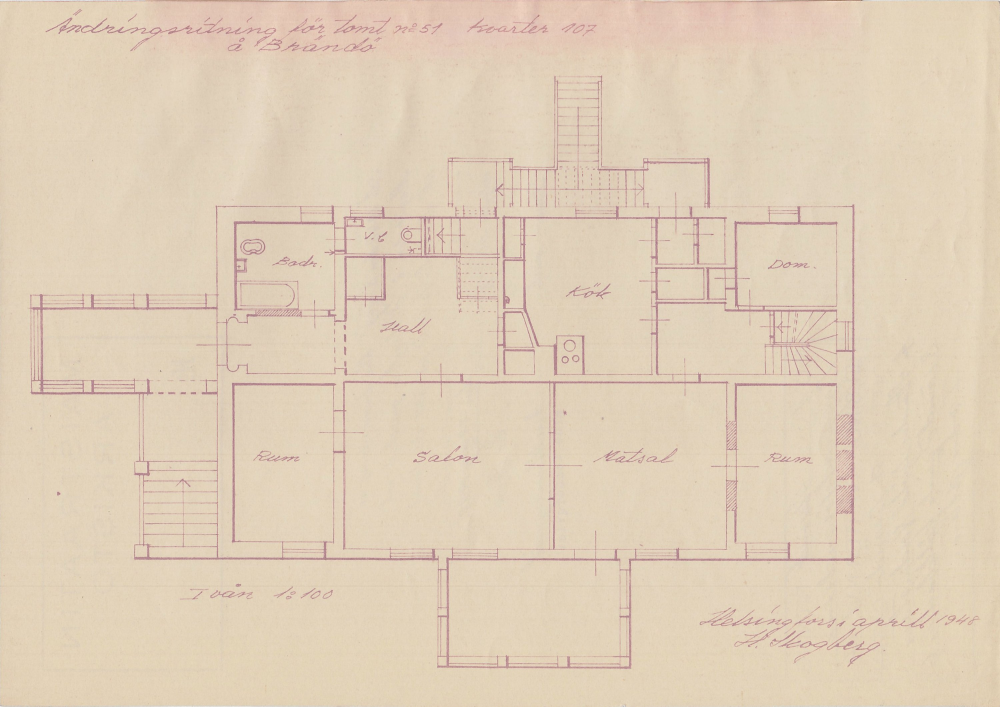
#> input picture html-mock/local/hka.139877703731200_160449953667200.jpg, 3000 x 2120 px (shown at 1/3 size)
$ python -i classical.py   (imports and definitions only)   (older library calls are emulated)
#> lines starting #> are read from the running program, lines starting #| are printed output that depends on the picture; after the words box and inside, x2 and y2 are one past the last pixel; in counts of white or black regions, pixels touching at a corner belong together
"""R1c `classical_contrast` (photo experiment, prototypes/photo/rectify.py): find the paper in a
phone photo as a quadrilateral and undo the perspective with one homography.

Candidate quads come from five sheet masks (Otsu on lightness minus saturation, the top class of
a 3-class Otsu, gradient edges at three floors), each closed, hole-filled and opened; the largest
blob's hull gives the quad, its sides refined by line fits. The quad kept is the one whose border
is most sheet-like: per side, the median lightness just inside minus just outside, the weakest
side counting. Below MIN_CONTRAST nothing is sheet-like and no quad is returned. On synthetic
photos it finds the sheet within 2% of its diagonal in 99% (mild) to 89% (hard) of photos; on 30
real Commons photos it fires on 7, all of them right (.agents/exp/photo.md).
"""

import math

import cv2
import numpy as np
from numpy.typing import NDArray

Image = NDArray[np.uint8]  # RGB, height x width x 3
Corners = NDArray[np.float64]  # (4, 2) pixels, top left, top right, bottom right, bottom left

WORK = 900  # the long side the masks are made at
MASKS = ("otsu", "otsu3", "edges20", "edges40", "edges80")
MIN_QUALITY = 0.85  # blob area / quad area: how quad-like the blob is
MIN_CONTRAST = 6.0  # lightness levels (0-255) inside minus outside, on the weakest side


def order_corners(points: NDArray[np.float64]) -> Corners:
    """Top left, top right, bottom right, bottom left: clockwise from the corner nearest the
    image's top left."""
    centre = points.mean(0)
    angle = np.arctan2(points[:, 1] - centre[1], points[:, 0] - centre[0])
    points = points[np.argsort(angle)]
    return np.roll(points, -int(np.argmin(points.sum(1))), axis=0)


def quad_size(quad: Corners) -> tuple[int, int]:
    width = max(np.linalg.norm(quad[1] - quad[0]), np.linalg.norm(quad[2] - quad[3]))
    height = max(np.linalg.norm(quad[3] - quad[0]), np.linalg.norm(quad[2] - quad[1]))
    return max(1, round(float(width))), max(1, round(float(height)))


def warp_quad(photo: Image, quad: Corners) -> Image:
    """The paper inside `quad`, seen straight on, at the size of its longer sides."""
    width, height = quad_size(quad)
    target = np.array([[0, 0], [width - 1, 0], [width - 1, height - 1], [0, height - 1]])
    homography = cv2.getPerspectiveTransform(quad.astype(np.float32), target.astype(np.float32))
    flat = cv2.warpPerspective(
        photo, homography, (width, height), flags=cv2.INTER_CUBIC, borderValue=(255, 255, 255)
    )
    return np.asarray(flat, np.uint8)


def find_quad(photo: Image) -> Corners | None:
    """The most sheet-like quad (photo pixels) over the candidate masks, or None."""
    best, best_contrast = None, -math.inf
    for method in MASKS:
        mask, scale = _sheet_mask(photo, method)
        found = _quad_from_mask(mask)
        if found is None or found[1] < MIN_QUALITY:
            continue
        quad = found[0] / scale
        contrast = _border_contrast(photo, quad)
        if contrast > best_contrast + 10:  # ties go to the earlier (tighter) masks
            best, best_contrast = quad, contrast
#> this loop made 5 passes
#> (area in _quad_from_mask, perimeter in _quad_from_mask, quad_area in _quad_from_mask, quality in _quad_from_mask, contrast) on pass 2: (535880.5, 2981.1, 544748.1, 0.984, 1.5)
#> area in _quad_from_mask on pass 1: 570755.5
#> pass 1, in _work, `small = cv2.resize(photo, None, fx=scale, fy=scale, interpolation=cv2...`:
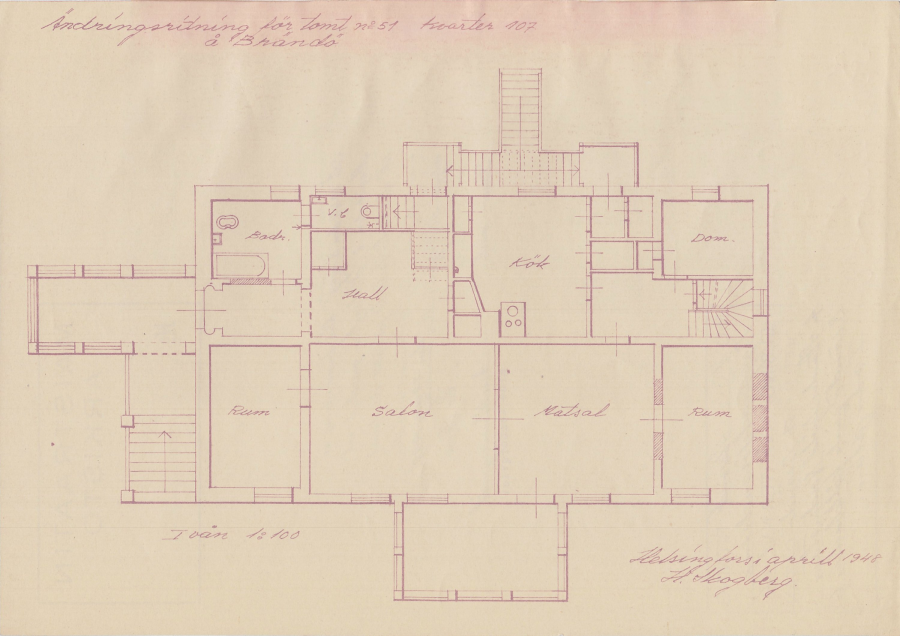
#> small: shape (636, 900, 3); mean R, G, B 224.5, 206.9, 184.4
#> pass 1, in _sheet_mask, `light = cv2.GaussianBlur(hsv[..., 2], (0, 0), 2)`:
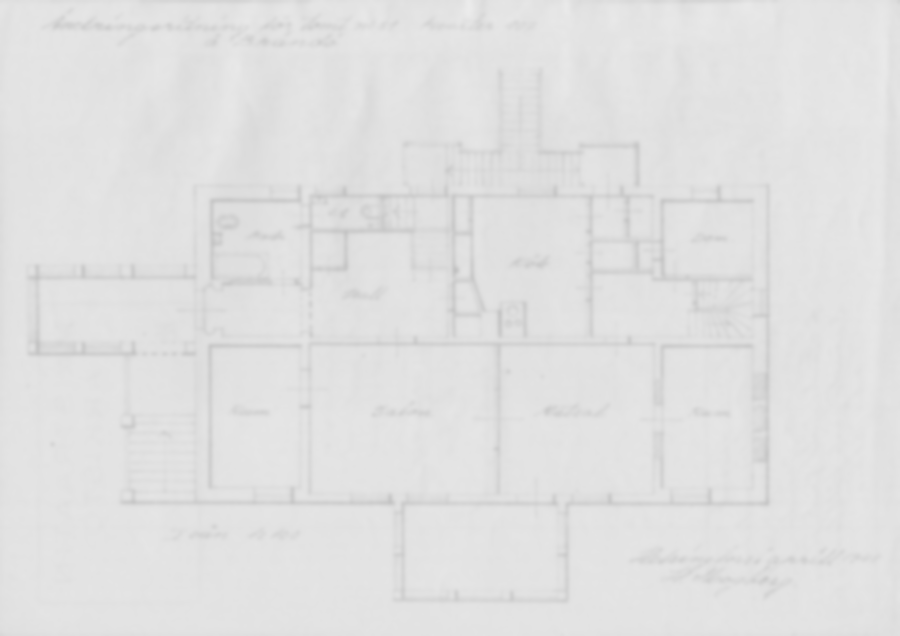
#> light: shape (636, 900); min 194, max 235, mean 224.6
#> pass 1, in _sheet_mask, `saturation = cv2.GaussianBlur(hsv[..., 1], (0, 0), 2)`:
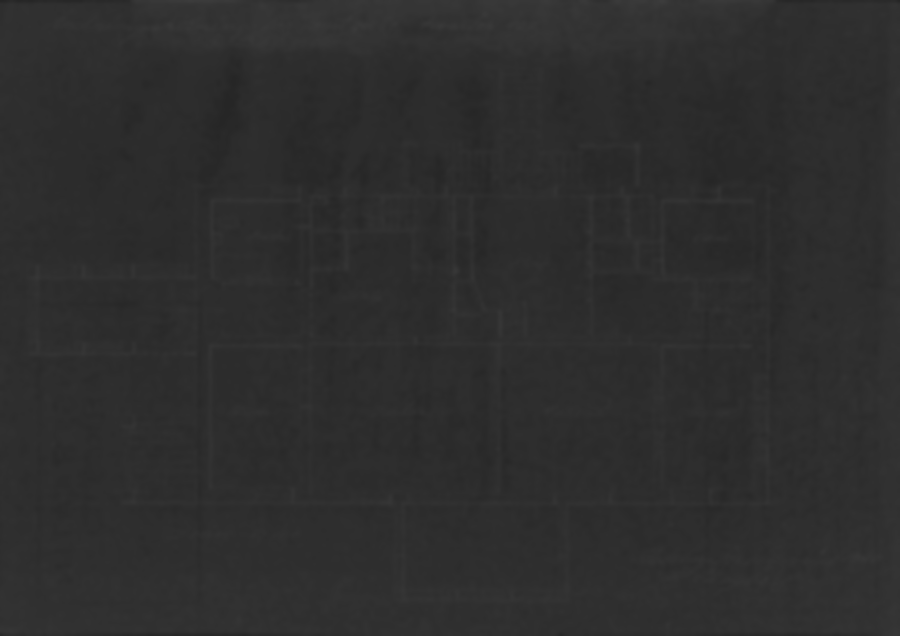
#> saturation: shape (636, 900); min 37, max 60, mean 45.7
#> after the loop:
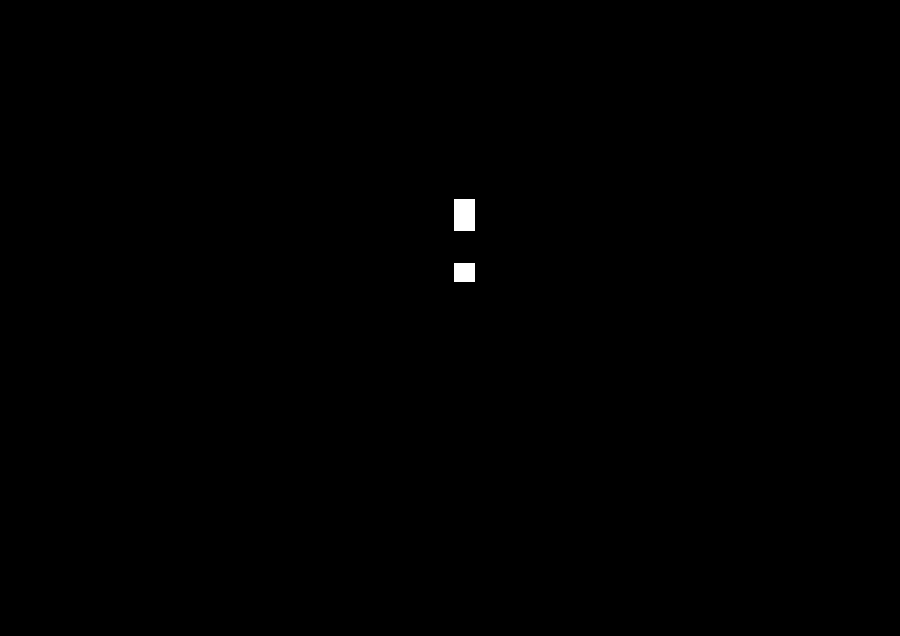
#> mask: shape (636, 900); 0.19% white; 2 white regions, box (x1, y1, x2, y2) and area: (454, 199, 475, 231) 672, (454, 263, 475, 282) 399
#> after the loop, best_contrast = 1.5
    return best if best_contrast >= MIN_CONTRAST else None


def _work(photo: Image) -> tuple[Image, float, int]:
    scale = WORK / max(photo.shape[:2])
    small = cv2.resize(photo, None, fx=scale, fy=scale, interpolation=cv2.INTER_AREA)
    return np.asarray(small, np.uint8), scale, max(3, int(WORK * 0.02)) | 1


def _sheet_mask(photo: Image, method: str) -> tuple[NDArray[np.uint8], float]:
    small, scale, k = _work(photo)
    hsv = cv2.cvtColor(small, cv2.COLOR_RGB2HSV)
    light = cv2.GaussianBlur(hsv[..., 2], (0, 0), 2)
    saturation = cv2.GaussianBlur(hsv[..., 1], (0, 0), 2)
    score = cv2.subtract(light, (saturation.astype(np.float32) * 0.7).astype(np.uint8))
    if method == "otsu":
        _, mask = cv2.threshold(score, 0, 255, cv2.THRESH_BINARY + cv2.THRESH_OTSU)
    elif method == "otsu3":
        quarter = cv2.resize(score, None, fx=0.25, fy=0.25, interpolation=cv2.INTER_AREA)
        mask = np.where(score > _otsu3_top(np.asarray(quarter, np.uint8)), 255, 0)
    else:  # edgesN: gradient magnitude of the blurred lightness above N (or its 80th percentile)
        lab = cv2.cvtColor(small, cv2.COLOR_RGB2LAB)[..., 0].astype(np.float32)
        lab = cv2.GaussianBlur(lab, (0, 0), 1.5)
        magnitude = cv2.magnitude(
            cv2.Sobel(lab, cv2.CV_32F, 1, 0), cv2.Sobel(lab, cv2.CV_32F, 0, 1)
        )
        floor = max(float(method.removeprefix("edges")), float(np.percentile(magnitude, 80)))
        mask = cv2.dilate(
            np.where(magnitude > floor, 255, 0).astype(np.uint8),
            cv2.getStructuringElement(cv2.MORPH_RECT, (3, 3)),
        )
    kernel = cv2.getStructuringElement(cv2.MORPH_RECT, (k, k))
    mask = cv2.morphologyEx(np.asarray(mask, np.uint8), cv2.MORPH_CLOSE, kernel)
    mask = cv2.morphologyEx(_fill_holes(np.asarray(mask, np.uint8)), cv2.MORPH_OPEN, kernel)
    return np.asarray(mask, np.uint8), scale


def _otsu3_top(image: NDArray[np.uint8]) -> int:
    """The upper threshold of a 3-class Otsu."""
    histogram = np.bincount(image.ravel(), minlength=256).astype(float)
    p = histogram / histogram.sum()
    c0, c1 = np.cumsum(p), np.cumsum(p * np.arange(256))
    best, best_t = -1.0, 255
    for t1 in range(1, 254):
        for t2 in range(t1 + 1, 255):
            weights = (c0[t1], c0[t2] - c0[t1], 1 - c0[t2])
            if min(weights) <= 0:
                continue
            means = (c1[t1], c1[t2] - c1[t1], c1[-1] - c1[t2])
            between = sum(m * m / w for m, w in zip(means, weights, strict=True))
            if between > best:
                best, best_t = between, t2
    return best_t


def _fill_holes(mask: NDArray[np.uint8]) -> NDArray[np.uint8]:
    """The mask plus every background component that does not touch the border."""
    _, labels = cv2.connectedComponents(cv2.bitwise_not(mask), connectivity=4)
    border = np.unique(np.concatenate([labels[0], labels[-1], labels[:, 0], labels[:, -1]]))
    out = mask.copy()
    out[~np.isin(labels, border) & (labels > 0)] = 255
    return out


def _quad_from_mask(mask: NDArray[np.uint8]) -> tuple[Corners, float] | None:
    """Corners (work pixels) of the largest blob, and blob area / quad area."""
    contours, _ = cv2.findContours(mask, cv2.RETR_EXTERNAL, cv2.CHAIN_APPROX_NONE)
    if not contours:
        return None
    contour = max(contours, key=cv2.contourArea)
    area = cv2.contourArea(contour)
    if area < 0.1 * mask.size or area > 0.97 * mask.size:
        return None
    hull = cv2.convexHull(contour)
    perimeter = cv2.arcLength(hull, True)
    quad = None
    for eps in np.linspace(0.01, 0.1, 19):
        approx = cv2.approxPolyDP(hull, eps * perimeter, True)
        if len(approx) == 4:
            quad = approx.reshape(4, 2).astype(float)
            break
    if quad is None:
        quad = cv2.boxPoints(cv2.minAreaRect(contour)).astype(float)
    quad = order_corners(quad)
    refined = _refined(quad, contour.reshape(-1, 2).astype(float))
    if np.abs(refined - quad).max() > 0.05 * max(mask.shape):
        refined = quad  # a line fit ran off: keep the hull corners
    quad_area = cv2.contourArea(refined.astype(np.float32))
    quality = min(area, quad_area) / max(area, quad_area) if quad_area > 0 else 0.0
    return refined, quality


def _refined(quad: Corners, outline: NDArray[np.float64]) -> Corners:
    """Each corner where the line fits of its two sides meet (outline points near each side,
    away from the corners)."""
    lines: list[tuple[NDArray[np.float64], NDArray[np.float64]]] = []
    for i in range(4):
        a, b = quad[i], quad[(i + 1) % 4]
        ab = b - a
        length = float(np.linalg.norm(ab))
        t = ((outline - a) @ ab) / length**2
        distance = np.abs(ab[0] * (outline[:, 1] - a[1]) - ab[1] * (outline[:, 0] - a[0])) / length
        near = outline[(t > 0.1) & (t < 0.9) & (distance < 0.03 * length)]
        if len(near) >= 10:
            vx, vy, x0, y0 = cv2.fitLine(near.astype(np.float32), cv2.DIST_HUBER, 0, 0.01, 0.01)
            lines.append((np.array([x0[0], y0[0]]), np.array([vx[0], vy[0]])))
        else:
            lines.append((a, ab / length))
    corners = []
    for i in range(4):
        (p, r), (q, s) = lines[i - 1], lines[i]
        den = r[0] * s[1] - r[1] * s[0]
        if abs(den) < 1e-9:
            corners.append(quad[i])
        else:
            corners.append(p + ((q[0] - p[0]) * s[1] - (q[1] - p[1]) * s[0]) / den * r)
    return np.array(corners)


def _border_contrast(photo: Image, quad: Corners) -> float:
    """Per side, median lightness just inside minus just outside (bands of 1.5% of the side);
    the weakest side counts."""
    small, scale, _ = _work(photo)
    light = cv2.cvtColor(small, cv2.COLOR_RGB2LAB)[..., 0].astype(np.float32)
    corners = quad * scale
    centre = corners.mean(0)
    height, width = light.shape
    worst = math.inf
    for i in range(4):
        a, b = corners[i], corners[(i + 1) % 4]
        points = a + (b - a) * np.linspace(0.15, 0.85, 40)[:, None]
        normal = np.array([-(b - a)[1], (b - a)[0]])
        normal /= np.linalg.norm(normal) + 1e-9
        if np.dot(centre - points.mean(0), normal) < 0:
            normal = -normal  # point inward
        step = max(3.0, 0.015 * float(np.linalg.norm(b - a)))
        sides = []
        for sign in (1, -1):
            band = points + sign * step * normal
            x = np.clip(band[:, 0].round().astype(int), 0, width - 1)
            y = np.clip(band[:, 1].round().astype(int), 0, height - 1)
            sides.append(float(np.median(light[y, x])))
        worst = min(worst, sides[0] - sides[1])
    return worst

>>> import cv2
>>> picture = cv2.cvtColor(cv2.imread('../../../../html-mock/local/hka.139877703731200_160449953667200.jpg'), cv2.COLOR_BGR2RGB)
>>> result = find_quad(picture)
